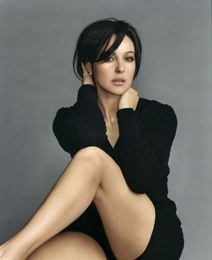
%> input picture Week 1/bellucci.jpg, 212 x 260 px, shrunk from 500 x 614 before the run
$ octave solution.m   (GNU Octave 9; MATLAB toolbox functions it lacks are replaced by stand-ins)
%> lines starting %> are read from the running program, lines starting %| are printed output that depends on the picture
% Task 2 RGB
I1 = imread('bellucci.jpg');
%> I1 is the input picture: size 260x212x3 uint8; mean R, G, B 110.3, 106.9, 99.5
[n,m,d] = size(I1);
%> n = 260; m = 212; d = 3
I2 = I1;
NeigborhoodSize=3;
for p = 1:d %Color range (gray/rgb)
    for i = 1:n %Average neighboring pixels (8pix)
        for j = 1:m
            Range = (NeigborhoodSize-1)/2; %asumming symmetric patch
            k(1) = i - Range; %begining of neighborhood in x dir
            k(2) = i + Range; %end of neighborhood in x dir
            l(1) = j - Range; %begining of neighborhood in y dir
            l(2) = j + Range; %end of neighborhood in y dir
            if (i-Range)<1 %edge
                k(1) = 1;
            end
            if (i+Range)>n %edge
                k(2) = n;
            end
            if (j-Range)<1 %edge
                l(1) = 1;
            end
            if (j+Range)>m %edge
                l(2) = m;
            end
            Neighborhood = I1([k(1):k(2),p],[l(1):l(2)],p);
            [x,y] = size(Neighborhood);
            I2(i,j,p) = sum(Neighborhood(:))/(x*y);
        end
    end
end
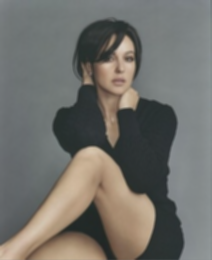
%> I2: size 260x212x3 uint8; mean R, G, B 113.4, 112.2, 107.2
%> after the loop, k = [259 260]; l = [211 212]
figure('units','normalized', 'outerposition',[0 0 1 1])
subplot(1,2,1)
image(I1)
subplot(1,2,2)
image(I2)
